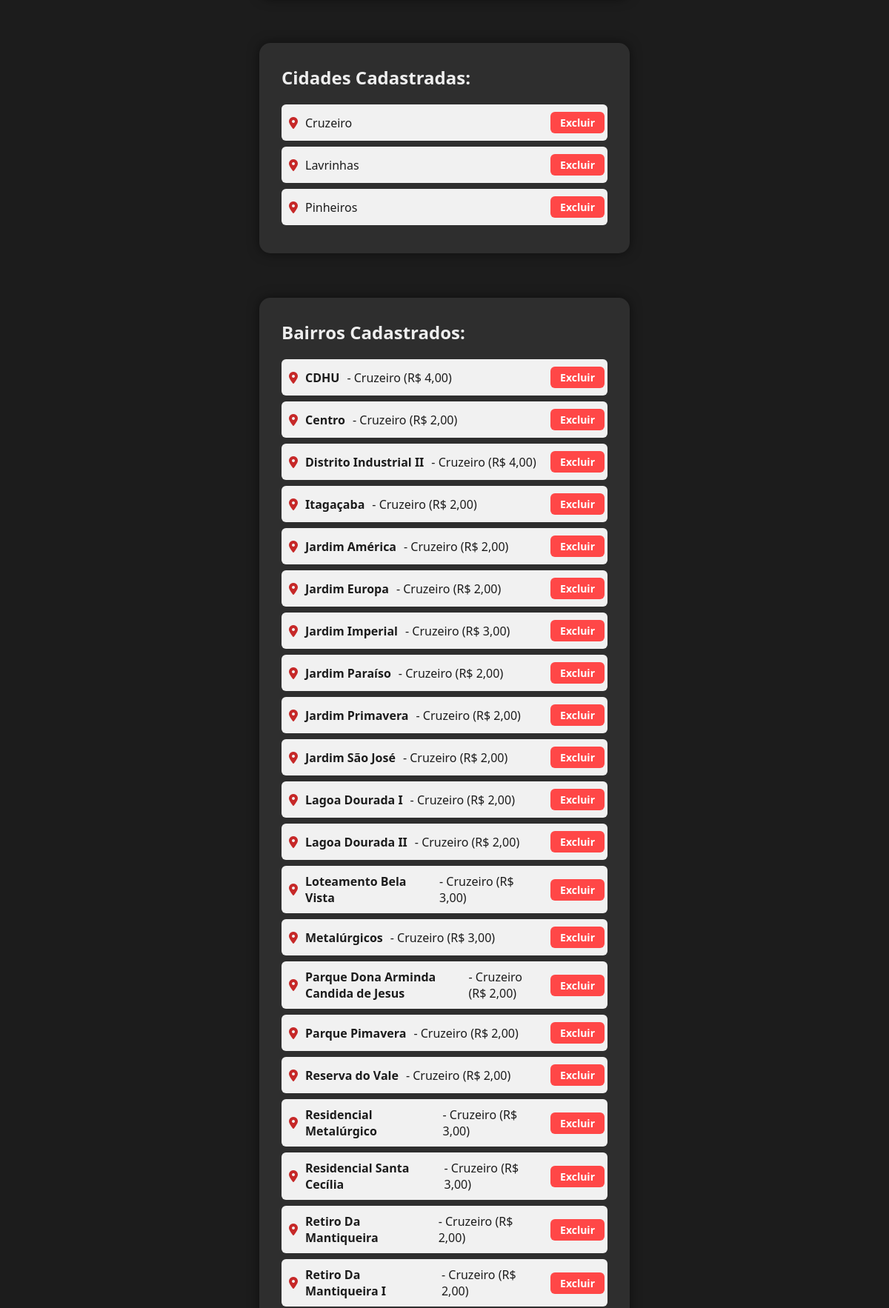
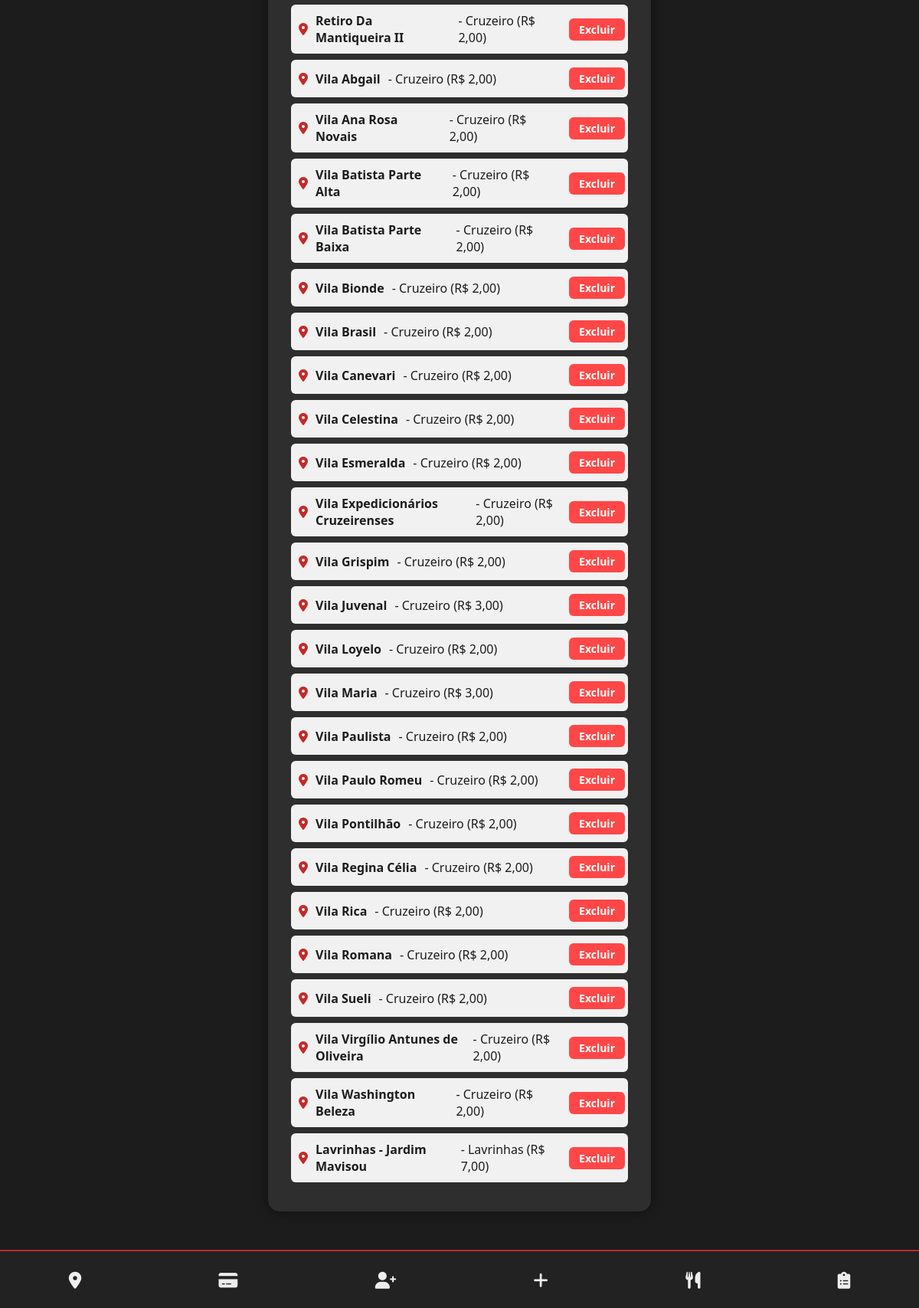
/ModeloSkinaoBurger/enderecoAdmin.php (signed in, lower part), run on an earlier commit of the app's database (2 pictures, top to bottom).
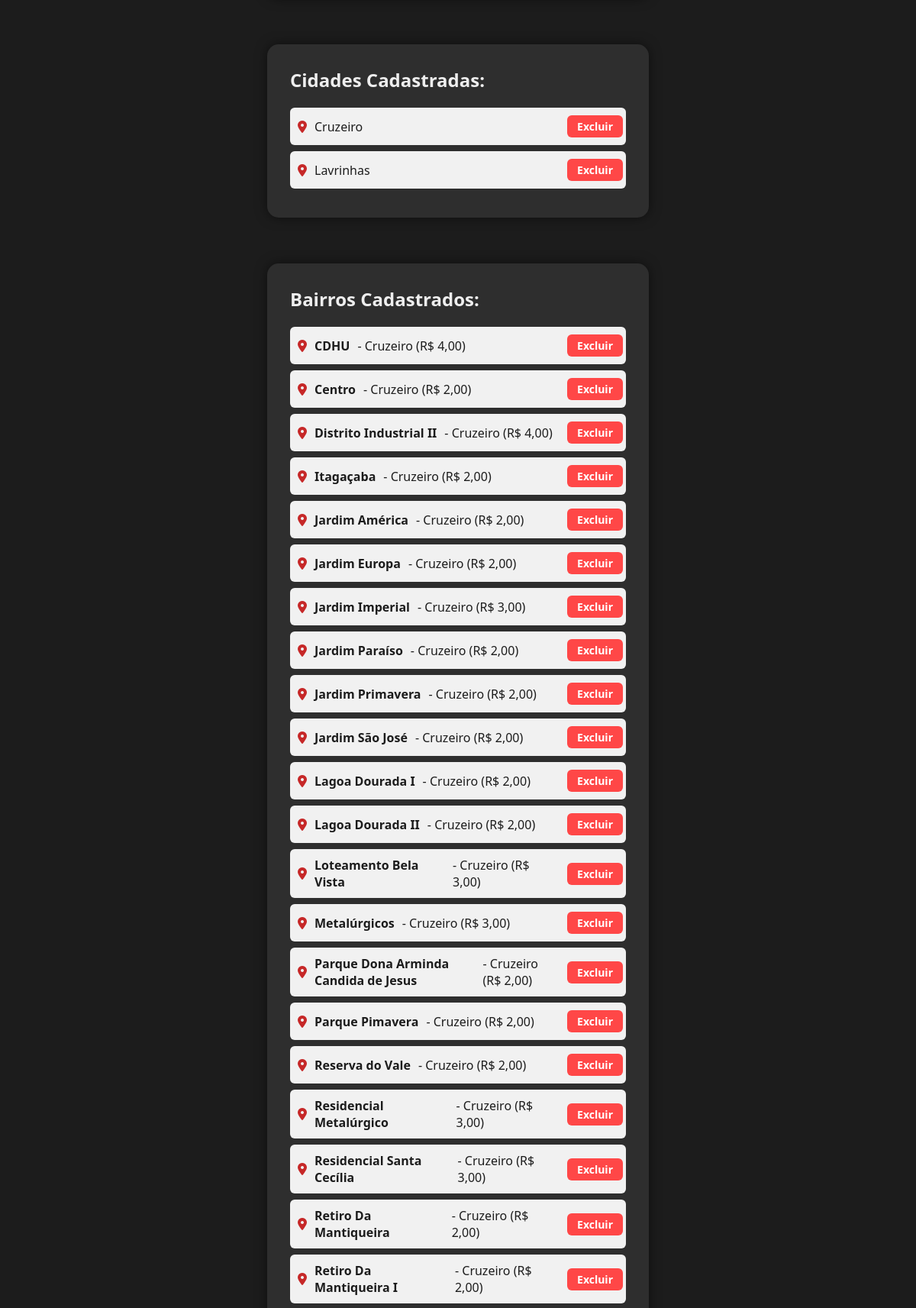
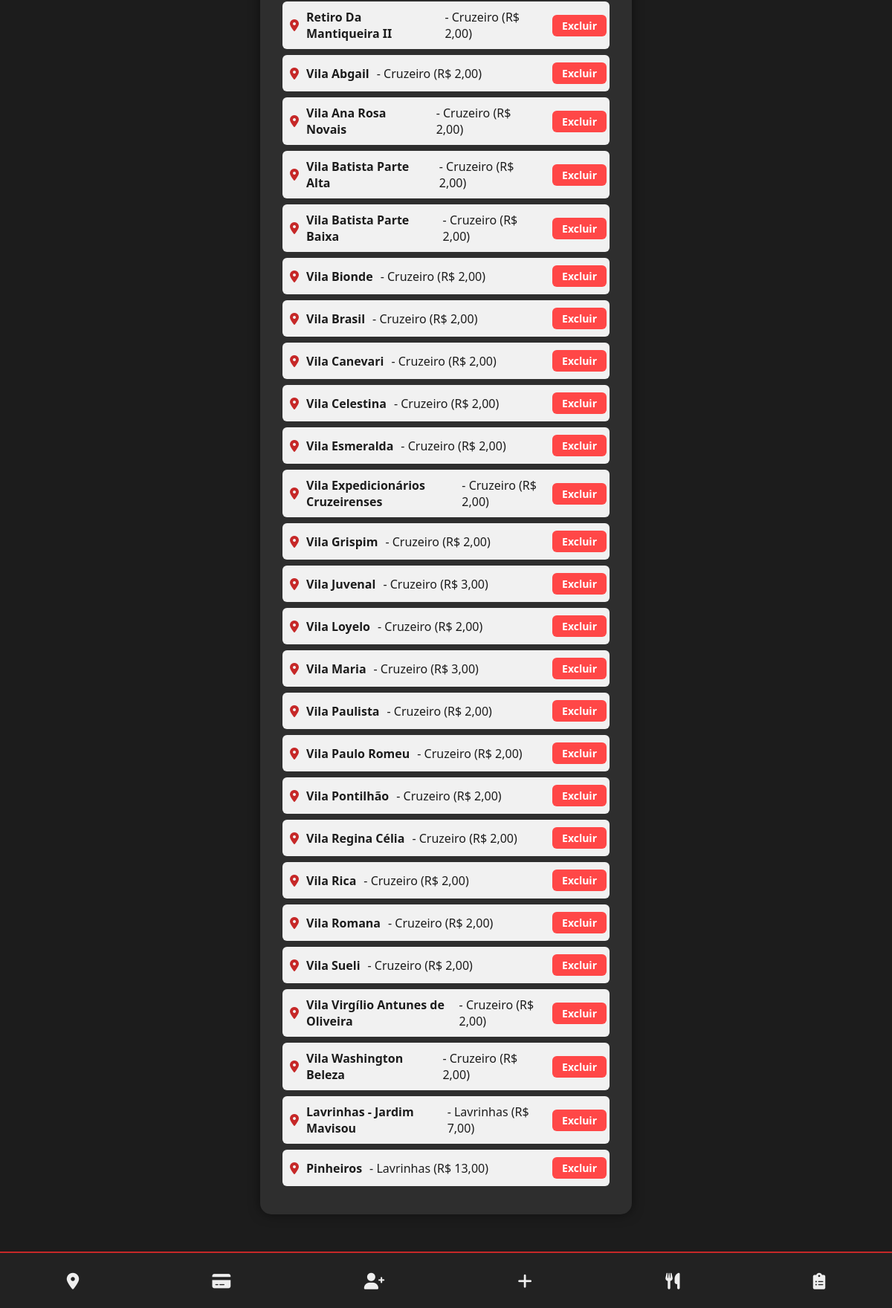
And on a later commit of the database (2 pictures, top to bottom).
### tables this page shows
CREATE TABLE `cidade` (
  `id` tinyint unsigned NOT NULL AUTO_INCREMENT,
  `nome` varchar(80) NOT NULL,
  PRIMARY KEY (`id`),
  UNIQUE KEY `id_UNIQUE` (`id`),
  UNIQUE KEY `nome_UNIQUE` (`nome`)
);

CREATE TABLE `bairro` (
  `id` tinyint unsigned NOT NULL AUTO_INCREMENT,
  `nome` varchar(80) NOT NULL,
  `frete` decimal(10,2) NOT NULL,
  `cidade_id` tinyint unsigned NOT NULL,
  PRIMARY KEY (`id`),
  UNIQUE KEY `id_UNIQUE` (`id`),
  UNIQUE KEY `nome_UNIQUE` (`nome`),
  KEY `fk_bairro_cidade1_idx` (`cidade_id`),
  CONSTRAINT `fk_bairro_cidade1` FOREIGN KEY (`cidade_id`) REFERENCES `cidade` (`id`)
);

### ModeloSkinaoBurger/enderecoAdmin.php (the view, shortened to what this page needs)
<?php
include('config/conexao.php');
$sql_cidades = "SELECT id, nome FROM esboco_hamburgueria.cidade ORDER BY nome ASC";
$result_cidades = $mysqli->query($sql_cidades);
$sql_bairros = "
    SELECT b.id, b.nome AS bairro_nome, b.frete, c.nome AS cidade_nome
    FROM esboco_hamburgueria.bairro b
    JOIN esboco_hamburgueria.cidade c ON b.cidade_id = c.id
    ORDER BY c.nome, b.nome
";
$result_bairros = $mysqli->query($sql_bairros);
?>
<!DOCTYPE html>
<html lang="pt-br">
<head>
    <link rel="stylesheet" href="https://cdnjs.cloudflare.com/ajax/libs/font-awesome/6.0.0-beta3/css/all.min.css">
    <link rel="stylesheet" href="assets/enderecoAdmin.css">
    <link rel="stylesheet" href="assets/headerFooterAdmin.css">
</head>
<body>
                <?php
                if ($result_cidades && $result_cidades->num_rows > 0):
                    mysqli_data_seek($result_cidades, 0);
                    while ($cidade = $result_cidades->fetch_assoc()): ?>
                    <?php endwhile;
                else: ?>
                    <option disabled>Nenhuma cidade disponível</option>
                <?php endif; ?>
    <div class="container">
        <h2>Cidades Cadastradas:</h2>
        <?php if ($result_cidades && $result_cidades->num_rows > 0): ?>
            <ul class="lista-cidades">
                <?php
                mysqli_data_seek($result_cidades, 0);
                while ($cidade = $result_cidades->fetch_assoc()): ?>
                    <li>
                        <i class="fas fa-map-marker-alt"></i> <?= htmlspecialchars($cidade['nome']) ?>
                        <form method="post" class="form-excluir">
                            <button type="submit" class="btn-excluir" onclick="return confirm('Tem certeza que deseja excluir esta cidade?')">Excluir</button>
                        </form>
                    </li>
                <?php endwhile; ?>
            </ul>
        <?php else: ?>
            <p>Nenhuma cidade cadastrada ainda.</p>
        <?php endif; ?>
    </div>
    <div class="container">
        <h2>Bairros Cadastrados:</h2>
        <?php if ($result_bairros && $result_bairros->num_rows > 0): ?>
            <ul class="lista-cidades">
                <?php while ($bairro = $result_bairros->fetch_assoc()): ?>
                    <li>
                        <i class="fas fa-map-marker-alt"></i>
                        <strong><?= htmlspecialchars($bairro['bairro_nome']) ?></strong> -
                        <?= htmlspecialchars($bairro['cidade_nome']) ?>
                        (R$ <?= number_format($bairro['frete'], 2, ',', '.') ?>)
                        <form method="post" class="form-excluir" style="display:inline;">
                            <button type="submit" class="btn-excluir" onclick="return confirm('Tem certeza que deseja excluir este bairro?')">
                                Excluir
                            </button>
                        </form>
                    </li>
                <?php endwhile; ?>
            </ul>
        <?php else: ?>
            <p>Nenhum bairro cadastrado ainda.</p>
        <?php endif; ?>
    </div>
    <br><br><br>
    <?php include('includes/footerAdmin.php') ?>
</body>
</html>

### ModeloSkinaoBurger/includes/footerAdmin.php
<footer class="admin-footer">
    <nav class="footer-nav">
        <a href="enderecoAdmin.php" class="nav-item" title="Endereços">
            <i class="fa-solid fa-location-dot"></i>
        </a>
        <a href="pagamentoAdmin.php" class="nav-item" title="Formas de Pagamento">
            <i class="fa-solid fa-credit-card"></i>
        </a>
        <a href="cadastroAdmin.php" class="nav-item" title="Cadastro Usuário">
            <i class="fa-solid fa-user-plus"></i>
        </a>
        <a href="painelAdmin.php" class="nav-item" title="Novo Produto">
            <i class="fas fa-plus"></i>
        </a>
        <a href="cardapioAdmin.php" class="nav-item" title="Cardápio">
            <i class="fas fa-utensils"></i>
        </a>
        <a href="pedidosAdmin.php" class="nav-item" title="Pedidos">
            <i class="fas fa-clipboard-list"></i>
        </a>
    </nav>
</footer>

### ModeloSkinaoBurger/assets/enderecoAdmin.css (style rules this page uses)
body { margin: 0; padding: 0; font-family: 'Segoe UI', Tahoma, Geneva, Verdana, sans-serif; background-color: #1C1C1C; color: #EEEEEE; }
.container { max-width: 500px; margin: 60px auto; background-color: #2E2E2E; padding: 30px; border-radius: 15px; box-shadow: 0 0 15px rgba(0, 0, 0, 0.5); }
.container button { background-color: #C62828; color: #EEEEEE; padding: 12px 20px; border: none; border-radius: 10px; font-size: 1rem; font-weight: bold; cursor: pointer; transition: background-color 0.3s ease; width: 100%; }
.lista-cidades { list-style: none; padding-left: 0; margin-top: 20px; }
.lista-cidades li { background: #f1f1f1; color: #1C1C1C; padding: 10px; margin-bottom: 8px; border-radius: 6px; font-size: 16px; display: flex; align-items: center; gap: 10px; }
.lista-cidades i { color: #C62828; }
.form-excluir { display: inline; margin-left: auto; }
.form-excluir button { background-color: #FF4747; color: white; border: none; padding: 5px 10px; margin-left: 6px; border-radius: 6px; cursor: pointer; font-size: 14px; }

### ModeloSkinaoBurger/assets/headerFooterAdmin.css (style rules this page uses)
* { margin: 0; padding: 0; box-sizing: border-box; font-family: 'Segoe UI', Tahoma, Geneva, Verdana, sans-serif; }
.admin-footer { background-color: #222; padding: 12px 0; border-top: 2px solid #C62828; position: fixed; bottom: 0; width: 100%; }
.footer-nav { display: flex; justify-content: space-around; align-items: center; }
.nav-item { color: #EEEEEE; font-size: 22px; padding: 10px; transition: color 0.3s ease, transform 0.2s ease; }
.nav-item i { pointer-events: none; }

What changed in the data, as far as the page shows it:
removed cidade: nome "Pinheiros"
added bairro: nome "Pinheiros", cidade.nome "Lavrinhas", frete "13,00"
